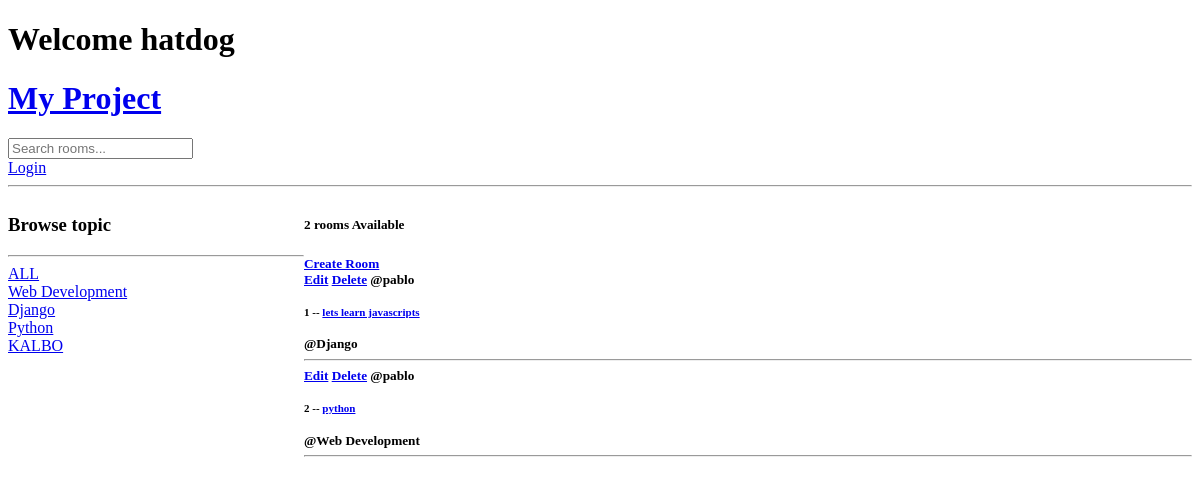
The app's page /, older data.
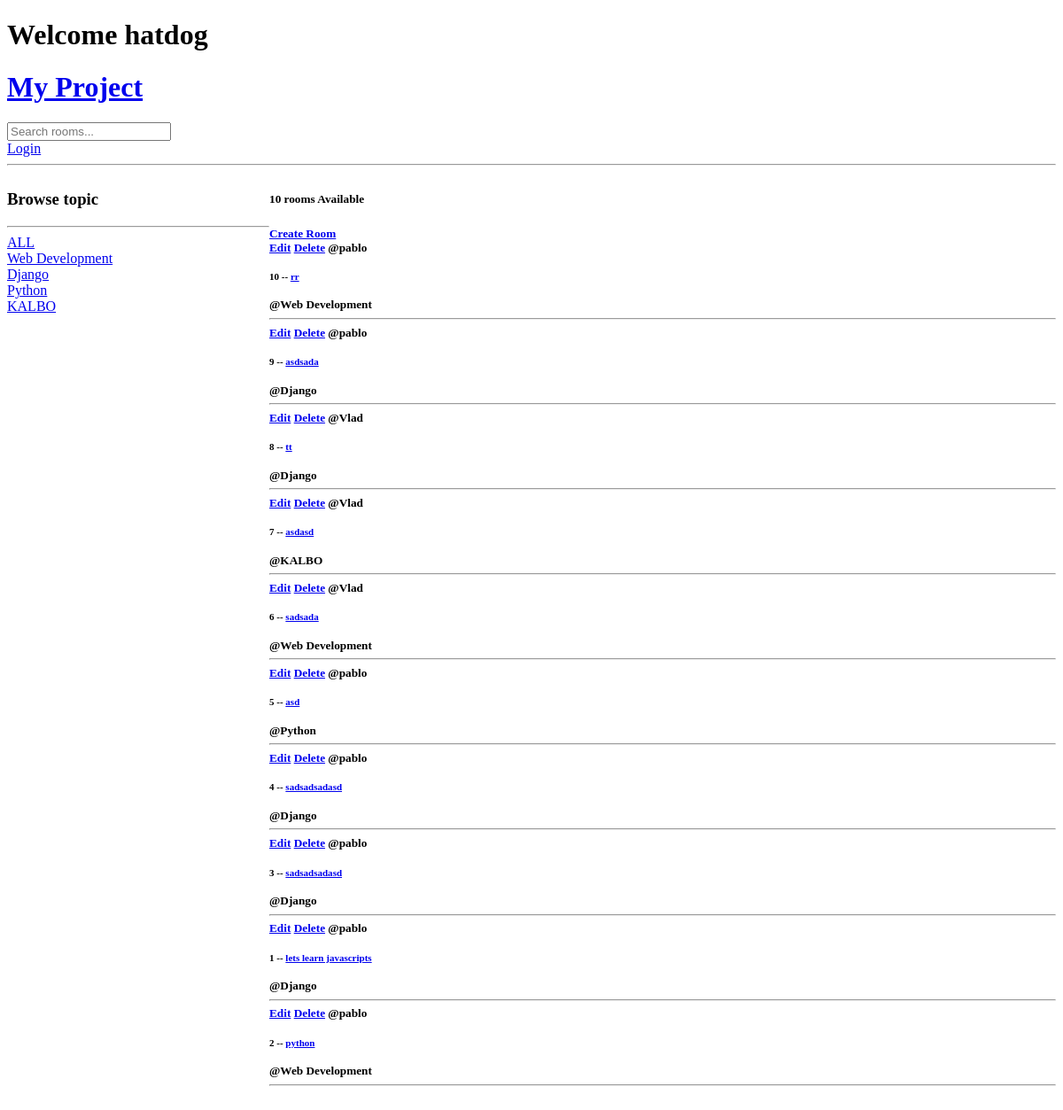
The same page, newer data.
### myapp/models.py (models this page shows, shortened)
class Topic(models.Model):
     name = models.CharField(max_length=200)

class Room(models.Model):
    host = models.ForeignKey(User, on_delete=models.SET_NULL, null=True)
    topic = models.ForeignKey(Topic, on_delete=models.SET_NULL, null=True)
    name = models.CharField(max_length=100)
    description = models.TextField(null=True, blank=True)
    updated = models.DateTimeField(auto_now=True)
    created = models.DateTimeField(auto_now_add=True)
    class Meta:
        ordering = ['-updated', '-created']  # Order by updated and created date in descending order

### myapp/views.py (the view)
# urls.py: path('', views.home, name="home"),
def home(request):
    q = request.GET.get('q') if request.GET.get('q') != None else ''
    rooms = Room.objects.filter(
        Q(topic__name__icontains=q) |
        Q(name__icontains=q) |
        Q(description__icontains=q)
    )
    topics = Topic.objects.all()
    rooms_count = rooms.count()
    context = {'rooms': rooms, 'topics': topics, 'rooms_count': rooms_count}
    return render(request, 'base/index.html', context)

### myapp/templates/base/index.html (shortened to what this page needs)
    {% extends 'main.html' %}
    {% block content %}
   <div class= "home-container">
      <div>
         <h3>Browse topic</h3>
         <hr>
         <div>
            <a href="{% url 'home' %}">ALL</a>
         </div>
         {%for topic in topics%}
         <div>
            <a href="{% url 'home' %}?q={{ topic.name }}">{{ topic.name }}</a>
         </div>
         {%endfor%}
      </div>
      <div>
         <h5>{{rooms_count}} rooms Available<h5>
       <a  href="{% url 'create-room' %}">Create Room</a>
         <div>
            {%for room in rooms%}
            <div>
                  <a href = "{% url 'update-room' room.id %}">Edit</a>
                  <a href = "{% url 'delete-room' room.id %}">Delete</a>
                  <span> @{{room.host.username}}</span>
                   <h5>{{room.id}} -- <a href=/room/{{room.id}}>{{room.name}}</a></h5>
                   <span> @{{room.topic.name}}</span>
                   <hr>
            </div>
            {%endfor%}
         </div>
      </div>
   </div>
   {% endblock %}

Row changes from the older to the newer data that the page shows:
added Room: host.username "pablo", id "10", name "rr", topic.name "Web Development"
added Room: host.username "pablo", id "9", name "asdsada", topic.name "Django"
added Room: host.username "Vlad", id "8", name "tt", topic.name "Django"
added Room: host.username "Vlad", id "7", name "asdasd", topic.name "KALBO"
added Room: host.username "Vlad", id "6", name "sadsada", topic.name "Web Development"
added Room: host.username "pablo", id "5", name "asd", topic.name "Python"
added Room: host.username "pablo", id "4", name "sadsadsadasd", topic.name "Django"
added Room: host.username "pablo", id "3", name "sadsadsadasd", topic.name "Django"
Text that changed along with them:
{{ rooms_count }}: "2" → "10"
